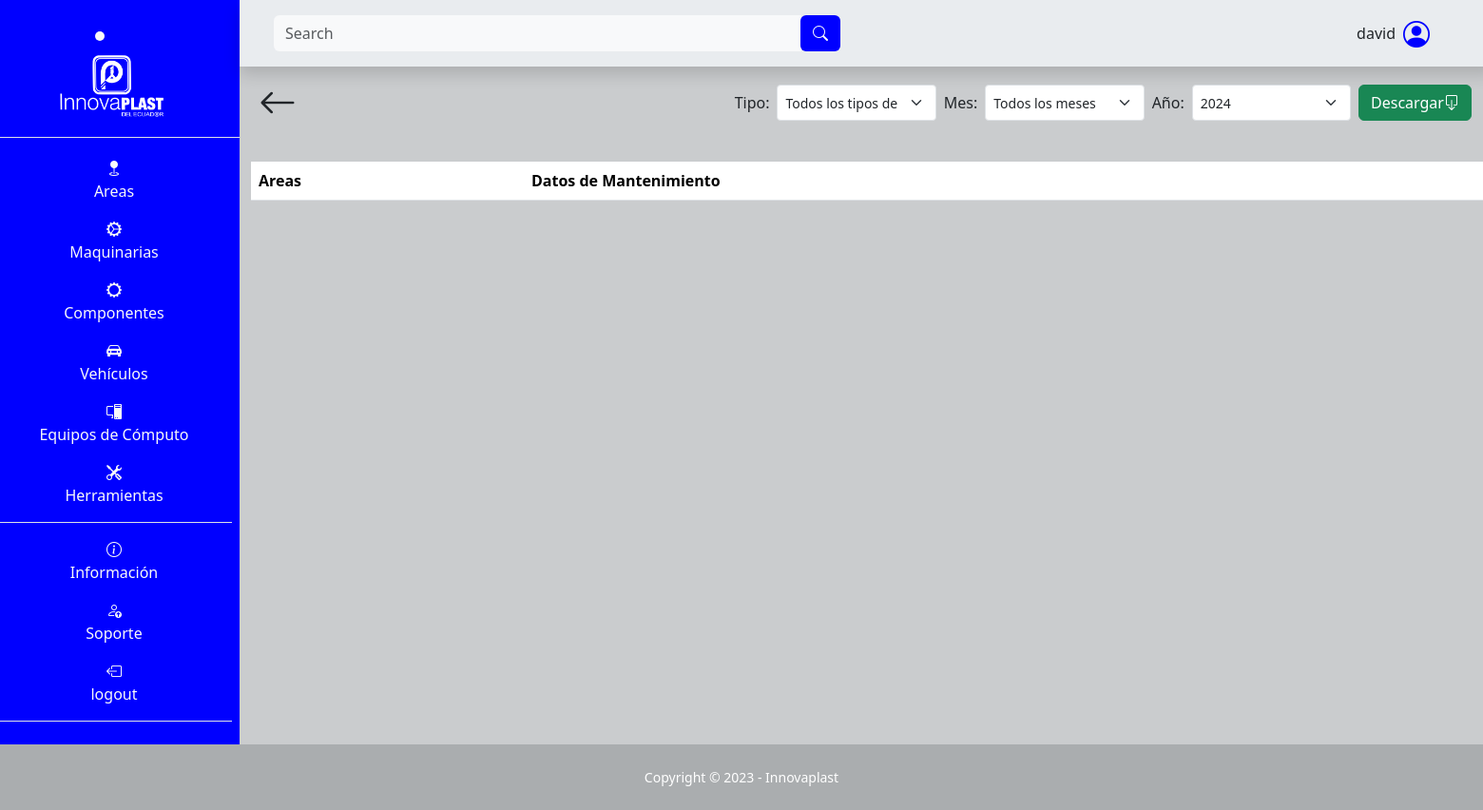
Before: /area/tabla/ (signed in) with the older database file.
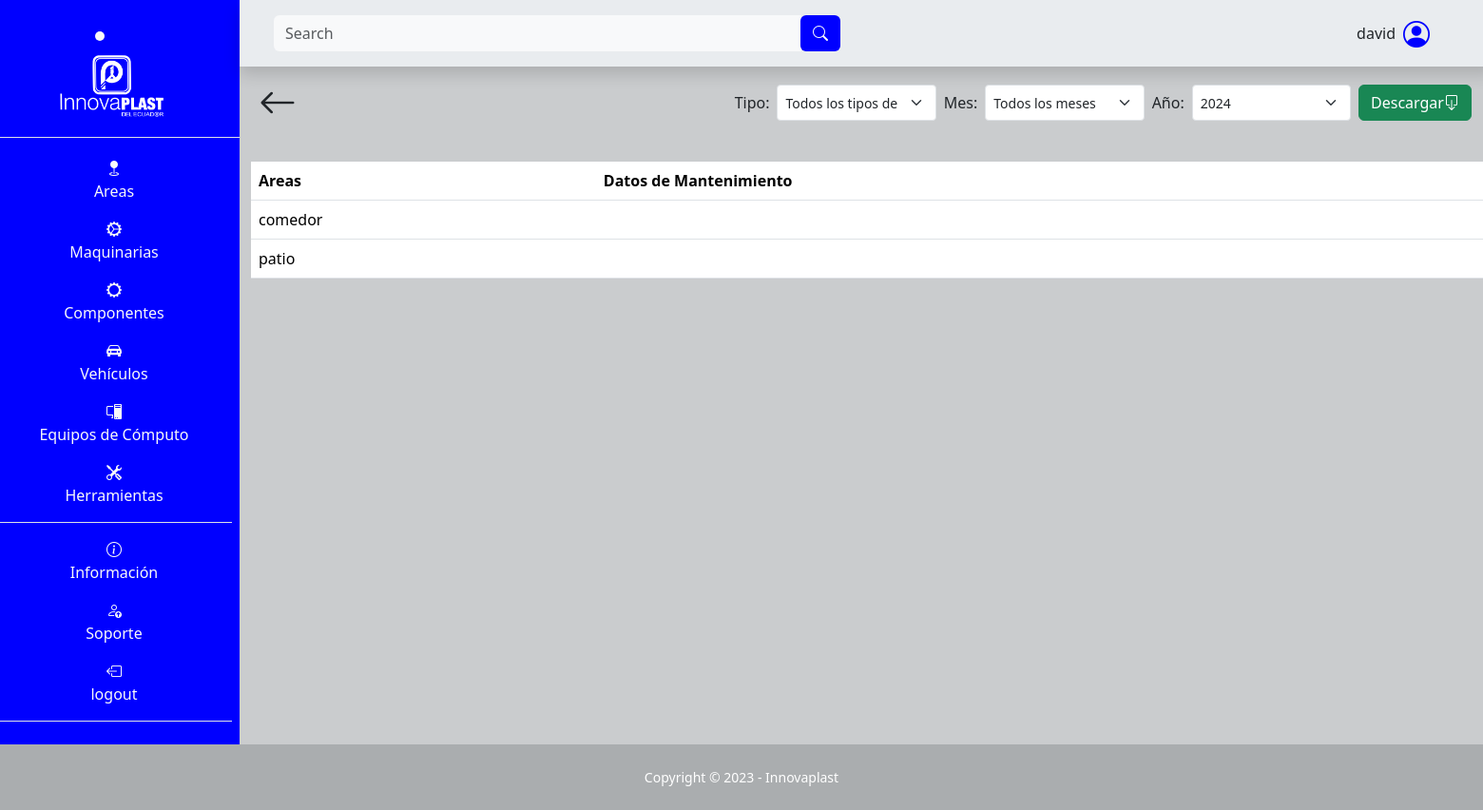
After: the same page with the newer database file.
### SGE_area/models.py (models this page shows, shortened)
class Area(models.Model):
    nombre = models.CharField(max_length=100, null=False, blank=False)
    tamaño = models.CharField(max_length=100, blank=False, null=False)
    encargado = models.CharField(max_length=100, blank=False, null=False)
    teléfono_encargado = models.CharField(max_length=100, blank=False, null=False)
    descripción = models.TextField(max_length=500, null=False, blank=False)
    ubicación = models.CharField(max_length=100, null=False, blank=False)
    capacidad = models.CharField(max_length=100, null=False, blank=False)
    tipo_de_área = models.CharField(max_length=100, null=False, blank=False)
    estado_de_ocupación = models.CharField(max_length=100, null=False, blank=False)
    fecha_ultimo_mantenimiento = models.DateField(default=date.today, blank=False, null=False)
    intervalo_mantenimiento = models.IntegerField(blank=False, null=False)
    image = models.ImageField(upload_to="area/image", null=False, blank=False)

### SGE_area/views.py (the view)
# urls.py: path('tabla/', views.tabla_mantenimientos, name="area_tabla_mantenimientos"),
@login_required
def tabla_mantenimientos(request):
    areas = Area.objects.all()
    tipos_mantenimiento = TipoMantenimientoArea.objects.all()
    for area in areas:
        area.mantenimientos = area.mantenimientoarea_set.all().order_by('-fecha', '-hora')
    context = {
        'areas': areas,
        'tipos_mantenimiento': tipos_mantenimiento,
    }
    return render(request, 'SGE_area/tablas.html', context)

### templates/SGE_area/tablas.html (shortened to what this page needs)
{% extends "layout/base.html" %}
{% block 'search' %}
<form class="d-flex form-inline mr-auto ml-md-3 my-2 my-md-0 ms-3 me-3 mw-100 navbar-search" role="search" action="" method='GET'>
    <div class="input-group">
        <input class="form-control bg-light border-0 small" id="search-input" name="search" type="search" placeholder="Search" aria-label="Search">
        <div class="input-group-append">
            <button class="btn barra text-light" type="submit">
                <i class="bi bi-search"></i>
            </button>
        </div>
    </div>
</form>
{% endblock 'search' %}
{% block 'content' %}
<div class="container">
    <div class="d-flex p-2 justify-content-between">
        <a class="text-decoration-none text-dark" href="{% url "area" %}">
            <i class="bi bi-arrow-left fs-1"></i>
        </a>
        <form class="d-flex mt-auto mb-auto" action="{% url 'generar_documento_mantenimientos_general_area' %}" method="get" style="max-height: 50px; min-width: 600px;">
          <label class="mt-auto mb-auto m-1" for="tipo_mantenimiento">Tipo:</label>
            <select class="form-select form-select-sm m-1" name="tipo_mantenimiento" id="tipo_mantenimiento">
                <option value="">Todos los tipos de mantenimiento</option>
            </select>
          <label class="mt-auto mb-auto m-1" for="mes">Mes:</label>
          <select class="form-select form-select-sm m-1" name="mes" id="mes">
            <option value="">Todos los meses</option>
          </select>
          <label class="mt-auto mb-auto m-1" for="anio">Año:</label>
          <select class="form-select form-select-sm m-1" name="anio" id="anio">
              <option value="2024">2024</option>
          </select>
          <button type="submit" value="Submit" class="btn btn-success d-flex m-1">Descargar  <i class="bi bi-box-arrow-down mt-auto mb-auto"></i></button>
        </form>
    </div>
    <table class="table mt-4">
      <tr>
        <th>Areas</th>
        <th>Datos de Mantenimiento</th>
      </tr>
      {% for area in areas %}
      <tr>
        <td>{{ area.nombre }}</td>
        <td>
        </td>
      </tr>
      {% endfor %}
    </table>
</div>
{% endblock %}

Changed rows visible on the page:
added Area: nombre "comedor"
added Area: nombre "patio"
